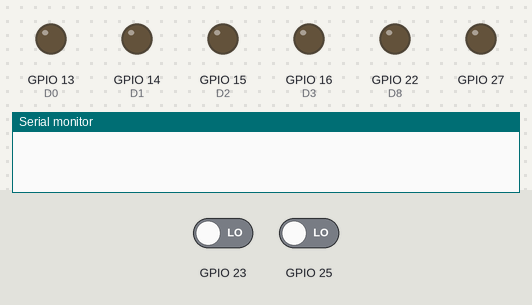
A sketch run on a simulated ESP32. On the bench: output pins drawn as LEDs (lit = HIGH), the last lines printed to the serial monitor. The inputs (shaded band) are chosen by the test bench; at power-on: GPIO 23 LOW, GPIO 25 LOW. Pins used as bus, display or sensor lines are not drawn.

Above: at 1.2 s.
1.3 s: GPIO 23 driven HIGH
At 2.5 s:
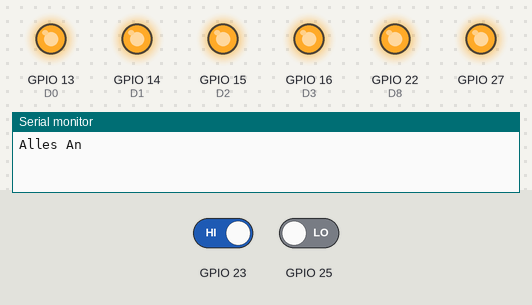
2.8 s: GPIO 25 driven HIGH
At 9.5 s:
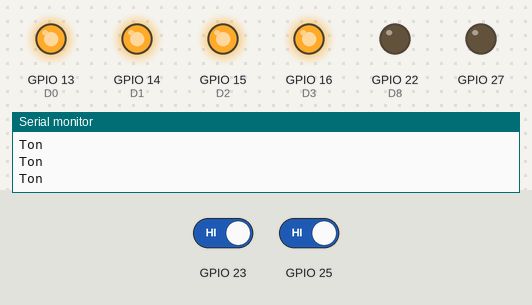
At 10.9 s:
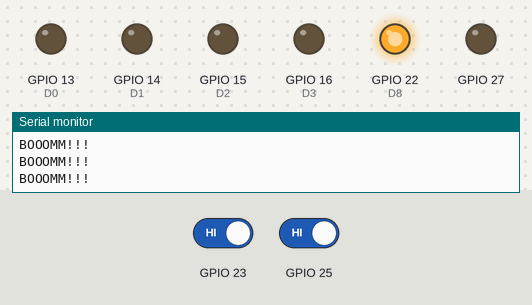
Timing chart, 0 to 12.7 s (numbered marks = the images above; inputs shaded):
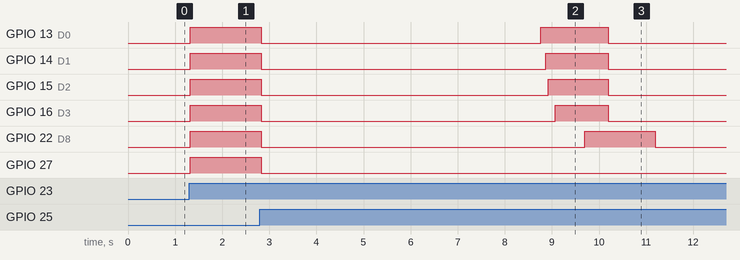

The sketch:

ESP32_Deathstar_Animation.ino
```cpp
int buttonState = 0;
int lastButtonState = 0;
int buttonPushCounter = 0;
int buttonState1 = 0;
int lastButtonState1 = 0;
int Knopf1 = 0;
int Knopf2 = 0;
int Schuss = 0;
int Ton = 0;
unsigned long AlteZeit = 0;
int Betrieb = 0;
int D0 = 13;
int D1 = 14;
int D2 = 15;
int D3 = 16;
int D4 = 17;
int D5 = 18;
int D6 = 19;
int D7 = 21;
int D8 = 22;

void setup() {
              pinMode(23, INPUT);
              pinMode(25, INPUT);
              pinMode(D0, OUTPUT);//led filament 1 to 9
              pinMode(D1, OUTPUT);
              pinMode(D2, OUTPUT);
              pinMode(D3, OUTPUT);
              pinMode(D4, OUTPUT);
              pinMode(D5, OUTPUT);
              pinMode(D6, OUTPUT);
              pinMode(D7, OUTPUT);
              pinMode(D8, OUTPUT);
              pinMode(26, OUTPUT);//trigger on Sound module
              pinMode(27, OUTPUT);
              Serial.begin(9600);

              digitalWrite(26, LOW);
              digitalWrite(26, HIGH);


             }

void loop() {


              unsigned long Zeit = millis();

              buttonState = Knopf1;

              buttonState1 = Knopf2;

              if (digitalRead(23) == HIGH) {
                                            Knopf1 = 1;
                                           } else {
                                                   Knopf1 = 0;
                                                  }

              if (digitalRead(25) == HIGH) {
                                            Knopf2 = 1;
                                           } else {
                                                   Knopf2 = 0;
                                                  }

if (buttonState != lastButtonState) {
                                       if (buttonState == 1) {
                                                               buttonPushCounter += 1;
                                                               if (buttonPushCounter % 2 != 0) {
                                                                                                Serial.println("Alles An");
                                                                                               }
                                                               if (buttonPushCounter % 2 == 0) {
                                                                                                Serial.println("Alles Aus");
                                                                                               }
                                                              }
                                       delay(5); // Wait for 5 millisecond(s)
                                       lastButtonState = buttonState;
                                       }


  if (Schuss == 0) {
                    if (buttonPushCounter % 2 != 0) {
                                                    digitalWrite(D0, HIGH);
                                                    digitalWrite(D1, HIGH);
                                                    digitalWrite(D2, HIGH);
                                                    digitalWrite(D3, HIGH);
                                                    digitalWrite(D4, HIGH);
                                                    digitalWrite(D5, HIGH);
                                                    digitalWrite(D6, HIGH);
                                                    digitalWrite(D7, HIGH);
                                                    digitalWrite(D8, HIGH);
                                                    digitalWrite(27, HIGH);
                                                    } else {
                                                            digitalWrite(D0, LOW);
                                                            digitalWrite(D1, LOW);
                                                            digitalWrite(D2, LOW);
                                                            digitalWrite(D3, LOW);
                                                            digitalWrite(D4, LOW);
                                                            digitalWrite(D5, LOW);
                                                            digitalWrite(D6, LOW);
                                                            digitalWrite(D7, LOW);
                                                            digitalWrite(D8, LOW);
                                                            digitalWrite(27, LOW);
                                                           }
                    }

if (buttonState1 != lastButtonState1) {
                                       if ((buttonState1 == 1) && (Betrieb == 0)) {
                                                               AlteZeit = Zeit;
                                                               Schuss = 1;
                                                               Serial.println("Schuss");
                                                               }
                                      }

delay(10); // Wait for 5 millisecond(s)

if(Schuss == 1){
                digitalWrite(27, LOW);
                Betrieb = 1;
                if( (Zeit - AlteZeit) >= 1 && (Zeit - AlteZeit) <= 100){
                                                                            digitalWrite(26, LOW);
                                                                            Serial.println("Ton");
                                                                           } else{
                                                                                  digitalWrite(26, HIGH);
                                                                                 }

                if( (Zeit - AlteZeit) >= 5933 && (Zeit - AlteZeit) <= 7367){
                                                                            digitalWrite(D0, HIGH);
                                                                           } else{
                                                                                  digitalWrite(D0, LOW);
                                                                                 }
                if((Zeit - AlteZeit) >= 6033 && (Zeit - AlteZeit) <= 7367){
                                                                           digitalWrite(D1, HIGH);
                                                                          } else{
                                                                                 digitalWrite(D1, LOW);
                                                                                }
                if((Zeit - AlteZeit) >= 6100 && (Zeit - AlteZeit) <= 7367){
                                                                           digitalWrite(D2, HIGH);
                                                                          } else{
                                                                                 digitalWrite(D2, LOW);
                                                                                }
                if((Zeit - AlteZeit) >= 6233 && (Zeit - AlteZeit) <= 7367){
                                                                           digitalWrite(D3, HIGH);
                                                                          } else{
                                                                                 digitalWrite(D3, LOW);
                                                                                }
                if((Zeit - AlteZeit) >= 6366 && (Zeit - AlteZeit) <= 7367){
                                                                           digitalWrite(D4, HIGH);
                                                                          } else{
                                                                                 digitalWrite(D4, LOW);
                                                                                }
                if((Zeit - AlteZeit) >= 6533 && (Zeit - AlteZeit) <= 7367){
                                                                           digitalWrite(D5, HIGH);
                                                                          } else{
                                                                                 digitalWrite(D5, LOW);
                                                                                }
                if((Zeit - AlteZeit) >= 6700 && (Zeit - AlteZeit) <= 7367){
                                                                           digitalWrite(D6, HIGH);
                                                                          } else{
                                                                                 digitalWrite(D6, LOW);
                                                                                }
                if((Zeit - AlteZeit) >= 6867 && (Zeit - AlteZeit) <= 7367){
                                                                           digitalWrite(D7, HIGH);
                                                                          } else{
                                                                                 digitalWrite(D7, LOW);
                                                                                }
                if((Zeit - AlteZeit) >= 6867 && (Zeit - AlteZeit) <= 8367){
                                                                           digitalWrite(D8, HIGH);
                                                                           Serial.println("BOOOMM!!!");
                                                                          } else{
                                                                                 digitalWrite(D8, LOW);
                                                                                }
                if(Zeit - AlteZeit >= 16000){
                                            buttonPushCounter = 2;
                                            Betrieb = 0;
                                            Schuss = 0;
                                           }


                }

}
```

Measured:
- after the input at 1.3 s, GPIO 13 (D0), GPIO 14 (D1), GPIO 15 (D2), GPIO 16 (D3), GPIO 22 (D8), GPIO 27: LOW → HIGH at once
- after the input at 2.8 s, GPIO 13 (D0): HIGH → LOW at once, → HIGH 5.9 s later, → LOW 1.4 s later; GPIO 14 (D1): HIGH → LOW at once, → HIGH 6.0 s later, → LOW 1.3 s later
